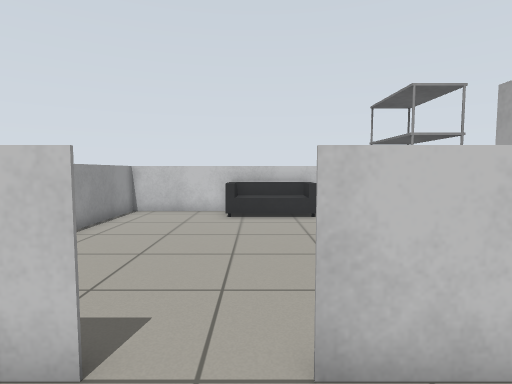
[1] (above)

16 first-person views from a walk through a Gazebo world. The camera is 0.9 m above the floor, tilts 4° down and sees 80° across. The floor is counted in squares, 0.5 m on a side. Each view is taken from the middle of a square. On the plan, view 1 faces up. The plan holds only what a view shows up to about 16 squares ahead; the rest is blank.

[2]
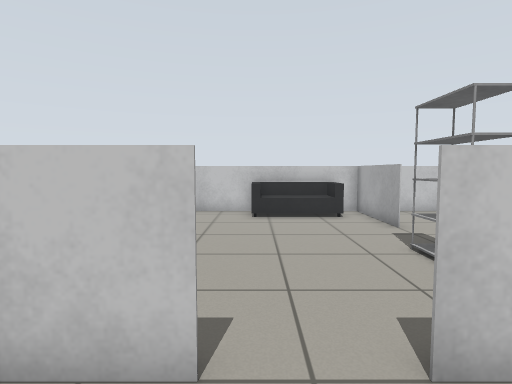

[3]
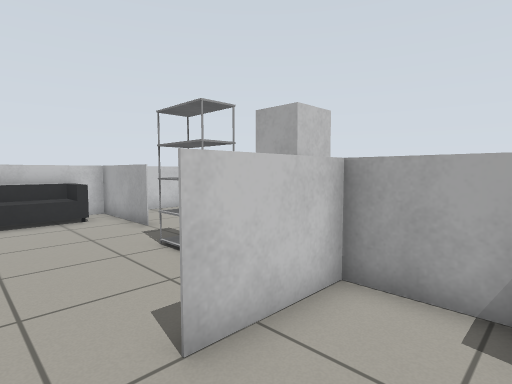

[4]
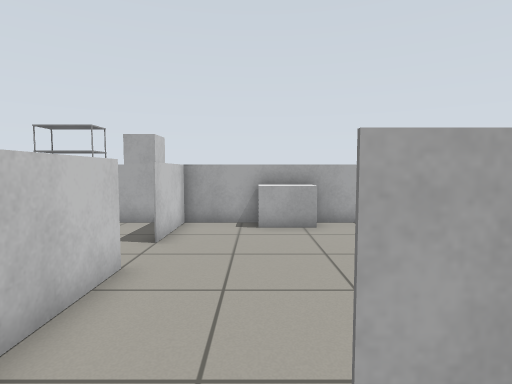

[5]
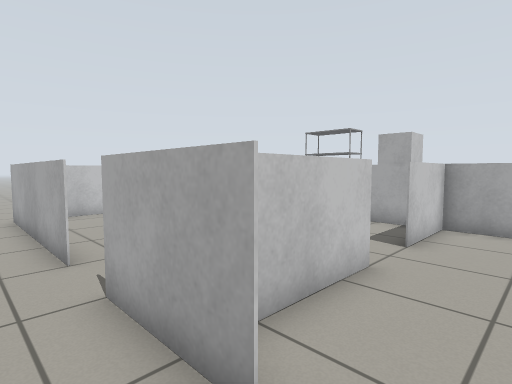

[6]
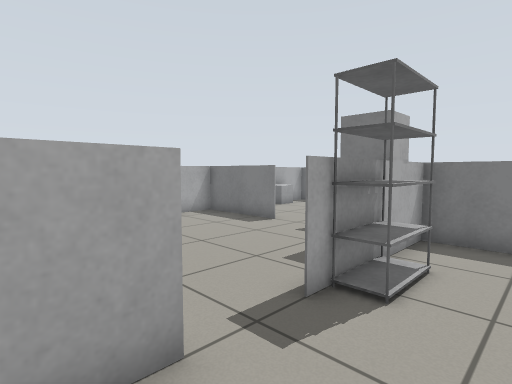

[7]
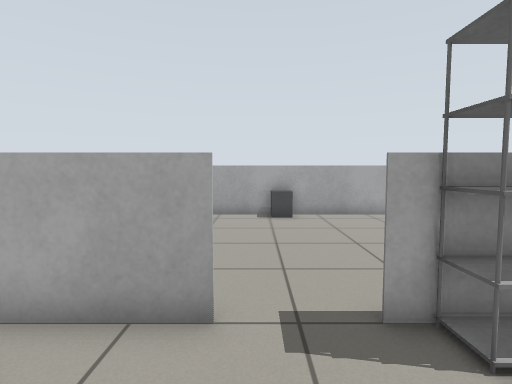

[8]
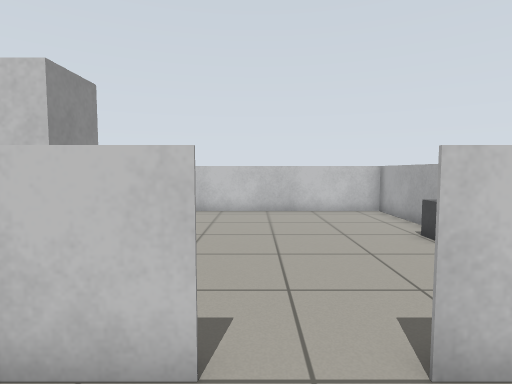

[9]
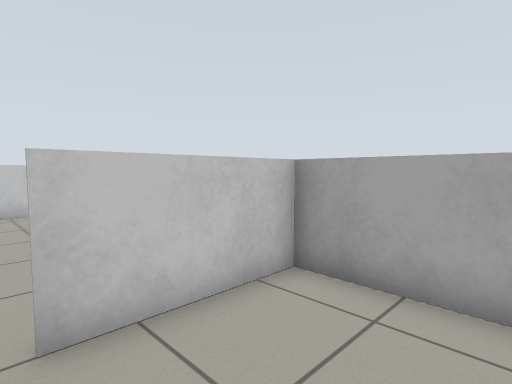

[10]
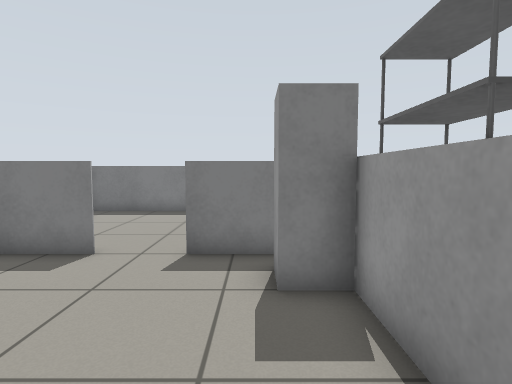

[11]
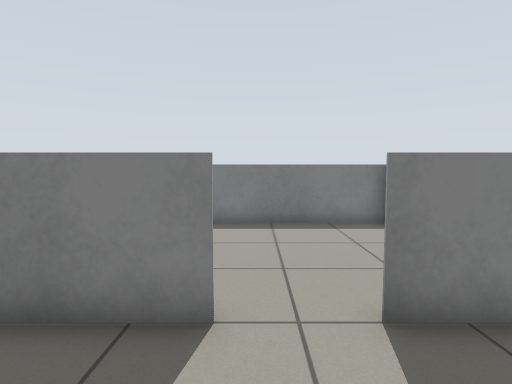

[12]
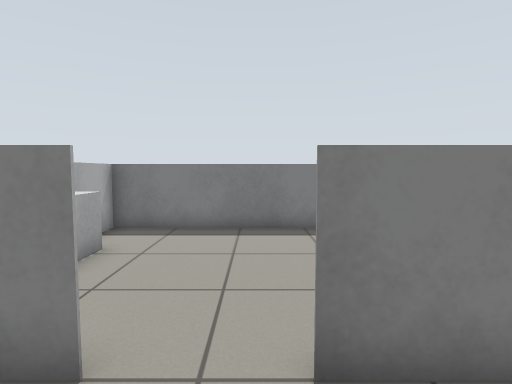

[13]
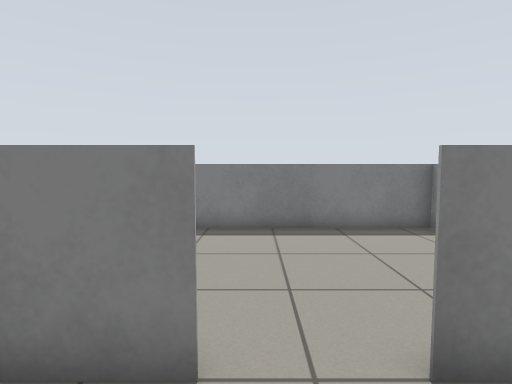

[14]
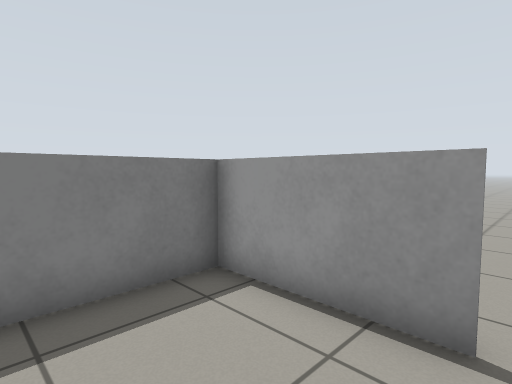

[15]
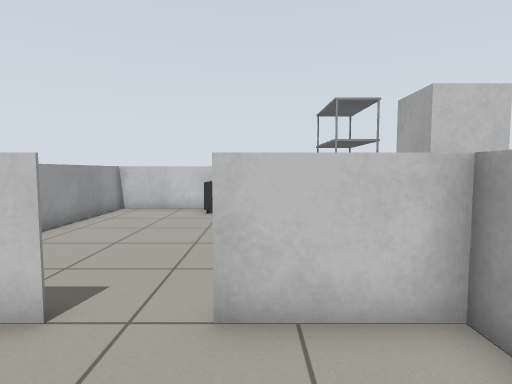

[16]
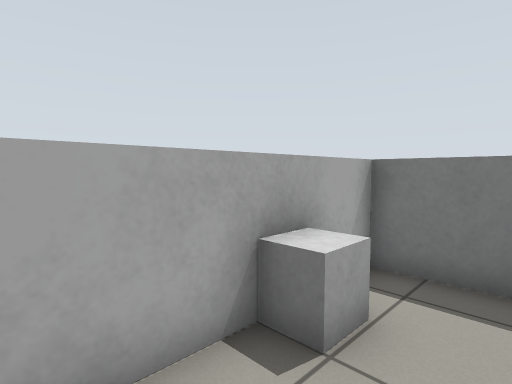

### Floor plan
Ten units are one square. View 1 is at (0, 0); x grows to the right and y downward. Boxes are objects, and circles mark ways between rooms. Rooms are numbered by the first view taken in them; rooms with no view inside come last. Other rooms are left out.
<svg viewBox="-65 -155 195 205">
<path fill="none" stroke="#000" d="M-14 -25 -45 -25M-55 4 -55 45 40 45M39 -25 5 -25M35 45 35 -26M-55 14 -55 5M-55 -15 -55 -45M-55 -64 -55 -135M35 -94 35 -135M4 -25 65 -25M84 -25 125 -25M-5 -135 -55 -135 -55 -80M-32 -25 -15 -25M125 -30 125 -135 24 -135M66 -25 39 -25M125 -25 85 -25M40 45 125 45 125 -30"/>
<rect x="25" y="-5" width="10" height="30" fill="#bbb"><title>white box</title></rect>
<rect x="-15" y="-135" width="40" height="20" fill="#bbb"><title>sofa</title></rect>
<rect x="25" y="-75" width="10" height="30" fill="#bbb"><title>shelf</title></rect>
<rect x="35" y="-55" width="10" height="30" fill="#bbb"><title>fridge</title></rect>
<rect x="115" y="-85" width="10" height="10" fill="#bbb"><title>grey box</title></rect>
<rect x="115" y="15" width="10" height="10" fill="#bbb"><title>white box</title></rect>
<circle cx="-50" cy="-5" r="3" fill="#2a7"/>
<circle cx="-5" cy="-30" r="3" fill="#2a7"/>
<circle cx="40" cy="10" r="3" fill="#2a7"/>
<circle cx="-50" cy="-55" r="3" fill="#2a7"/>
<circle cx="75" cy="-30" r="3" fill="#2a7"/>
<text x="-10" y="0">1</text>
<text x="-60" y="0">2</text>
<text x="40" y="-80">3</text>
<text x="80" y="0">4</text>
</svg>
Room 1 opens to room 2. Room 1 opens to room 3. Room 1 opens to room 4. Room 2 opens to room 3. Room 3 opens to room 4.

Where each view was taken, in squares from view 1:
view 1: 0 up, 0 right, facing up
view 2: 0 up, 1 left, facing up
view 3: 0 up, 1 left, facing up-right
view 4: 0 up, 7 left, facing right
view 5: 0 up, 7 left, facing up-right
view 6: 11 up, 1 right, facing down-right
view 7: 9 up, 0 right, facing right
view 8: 0 up, 7 right, facing up
view 9: 1 down, 8 right, facing up-right
view 10: 9 up, 5 right, facing down
view 11: 6 up, 8 right, facing down
view 12: 5 up, 1 left, facing down
view 13: 5 up, 0 right, facing down
view 14: 0 up, 2 left, facing down-left
view 15: 1 down, 1 right, facing up
view 16: 1 up, 10 right, facing down-right
